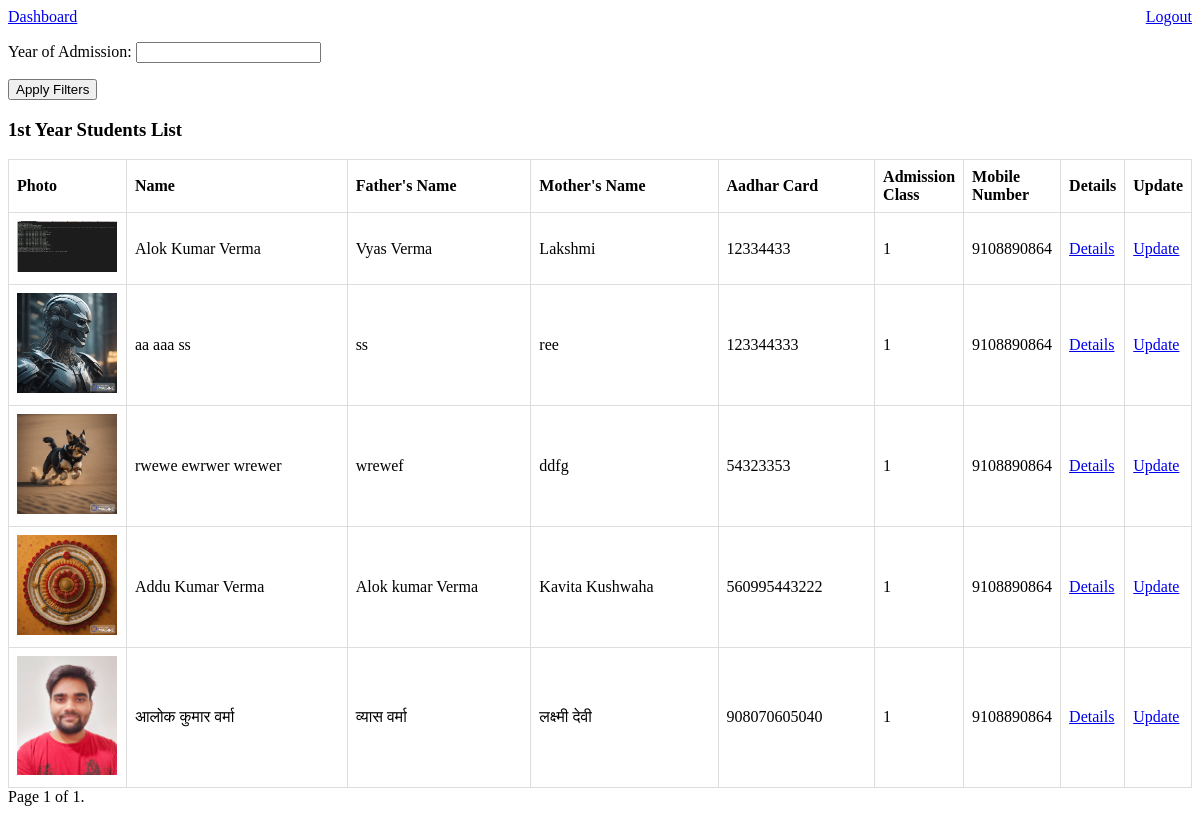
The app's page /student-list/first_year/ (signed in) with its own data.
### admissionapp/models.py (models this page shows)
class AdmissionForm(models.Model):
    first_name = models.CharField(max_length=50)
    middle_name = models.CharField(max_length=50, blank=True,)
    last_name = models.CharField(max_length=50, blank=True,)
    father_name = models.CharField(max_length=100)
    mother_name = models.CharField(max_length=100)
    photo = models.ImageField(upload_to='admission_photos/')
    marks_10th = models.DecimalField(max_digits=5, decimal_places=2)
    marks_12th = models.DecimalField(max_digits=5, decimal_places=2)
    admission_batch = models.CharField(max_length=20)
    school_details_12th = models.TextField()
    school_details_10th = models.TextField()
    address = models.TextField()
    pass_out_year_12th = models.IntegerField()
    pass_out_year_10th = models.IntegerField()
    admission_date = models.DateField()
    caste = models.CharField(max_length=20)
    roll_number_12th = models.CharField(max_length=20)
    roll_number_10th = models.CharField(max_length=20)
    aadhar_number = models.CharField(max_length=12, unique=True)
    mobile_number = models.CharField(max_length=10)
    date_of_birth = models.DateField()
    subjects = models.CharField(max_length=1000)
    registration_number = models.CharField(max_length=20, blank=True,)
    def __str__(self):
        return f"{self.first_name} {self.last_name}"

### student_list/views.py (the view)
# urls.py: path('first_year/', views.first_year, name='first_year'),
@login_required
def first_year(request):
    first_year_students = AdmissionForm.objects.filter(admission_batch='1')
    print(first_year_students)
    year_filter_form = AdmissionYearFilterForm(request.GET)
    if year_filter_form.is_valid():
        admission_year = year_filter_form.cleaned_data.get('admission_year')
        if admission_year:
            first_year_students = first_year_students.filter(admission_date__year=admission_year)
    page = request.GET.get('page')
    paginator = Paginator(first_year_students, 20)  # Display 10 students per page, you can adjust this number as needed
    first_year_students = paginator.get_page(page)
    context = {
        'first_year_students': first_year_students,
        'year_filter_form': year_filter_form,
    }
    return render(request, 'student_list/first_year.html', context)

### student_list/forms.py
class AdmissionYearFilterForm(forms.Form):
    admission_year = forms.IntegerField(label='Year of Admission', required=False)

### student_list/templates/student_list/first_year.html (shortened to what this page needs)
<!DOCTYPE html>
<html>
<head>
</head>
<body>
    <a href="{% url 'dashboardpage' %}">Dashboard</a>
    <a href="{% url 'logout' %}?next=/loginapp/logout/" style="float: right;">Logout</a>
    <form method="get">
        {{ year_filter_form.as_p }}
        <button type="submit">Apply Filters</button>
    </form>
    <h3>1st Year Students List</h3>
    <table>
        <thead>
            <tr>
                <th class="photo-column">Photo</th>
                <th class="name-column">Name</th>
                <th class="father-name-column">Father's Name</th>
                <th class="mother-name-column">Mother's Name</th>
                <th class="aadhar-column">Aadhar Card</th>
                <th class="admission-class-column">Admission Class</th>
                <th class="mobile-number-column">Mobile Number</th>
                <th>Details</th>
                <th>Update</th>
            </tr>
        </thead>
        <tbody>
            {% for student in first_year_students %}
                <tr>
                    <td class="photo-column"><img src="{{ student.photo.url }}" alt="{{ student.first_name }} {{ student.last_name }} Photo" width="100"></td>
                    <td class="name-column">{{ student.first_name }} {{ student.middle_name }} {{ student.last_name }}</td>
                    <td class="father-name-column">{{ student.father_name }}</td>
                    <td class="mother-name-column">{{ student.mother_name }}</td>
                    <td class="aadhar-column">{{ student.aadhar_number }}</td>
                    <td class="admission-class-column">{{ student.admission_batch}}</td>
                    <td class="mobile-number-column">{{ student.mobile_number }}</td>
                    <td><a href="{% url 'student_details' student.id %}">Details</a></td>
                    <td><a href="{% url 'update_student_first_year' student.id %}">Update</a></td>
                </tr>
            {% endfor %}
        </tbody>
    </table>
</body>
</html>
<div class="pagination">
    <span class="step-links">
        <span class="current-page">
            Page {{ first_year_students.number }} of {{ first_year_students.paginator.num_pages }}.
        </span>
    </span>
</div>

### student_list/templates/student_list/first_year.html (style rules this page uses)
table { border-collapse: collapse; width: 100%; }
th, td { border: 1px solid #ddd; padding: 8px; text-align: left; }
.photo-column { width: 10%; }
.name-column { width: 25%; }
.father-name-column { width: 20%; }
.mother-name-column { width: 20%; }
.aadhar-column { width: 15%; }

### records on screen
AdmissionForm: photo (picture), first_name "Alok", middle_name "Kumar", last_name "Verma", father_name "Vyas Verma", mother_name "Lakshmi", aadhar_number "12334433", admission_batch "1", mobile_number "9108890864"
AdmissionForm: photo (picture), first_name "aa", middle_name "aaa", last_name "ss", father_name "ss", mother_name "ree", aadhar_number "123344333", admission_batch "1", mobile_number "9108890864"
AdmissionForm: photo (picture), first_name "rwewe", middle_name "ewrwer", last_name "wrewer", father_name "wrewef", mother_name "ddfg", aadhar_number "54323353", admission_batch "1", mobile_number "9108890864"
AdmissionForm: photo (picture), first_name "Addu", middle_name "Kumar", last_name "Verma", father_name "Alok kumar Verma", mother_name "Kavita Kushwaha", aadhar_number "560995443222", admission_batch "1", mobile_number "9108890864"
AdmissionForm: photo (picture), first_name "आलोक", middle_name "कुमार", last_name "वर्मा", father_name "व्यास वर्मा", mother_name "लक्ष्मी देवी", aadhar_number "908070605040", admission_batch "1", mobile_number "9108890864"

### other values on screen
{{ first_year_students.number }} "1"
{{ first_year_students.paginator.num_pages }} "1"
